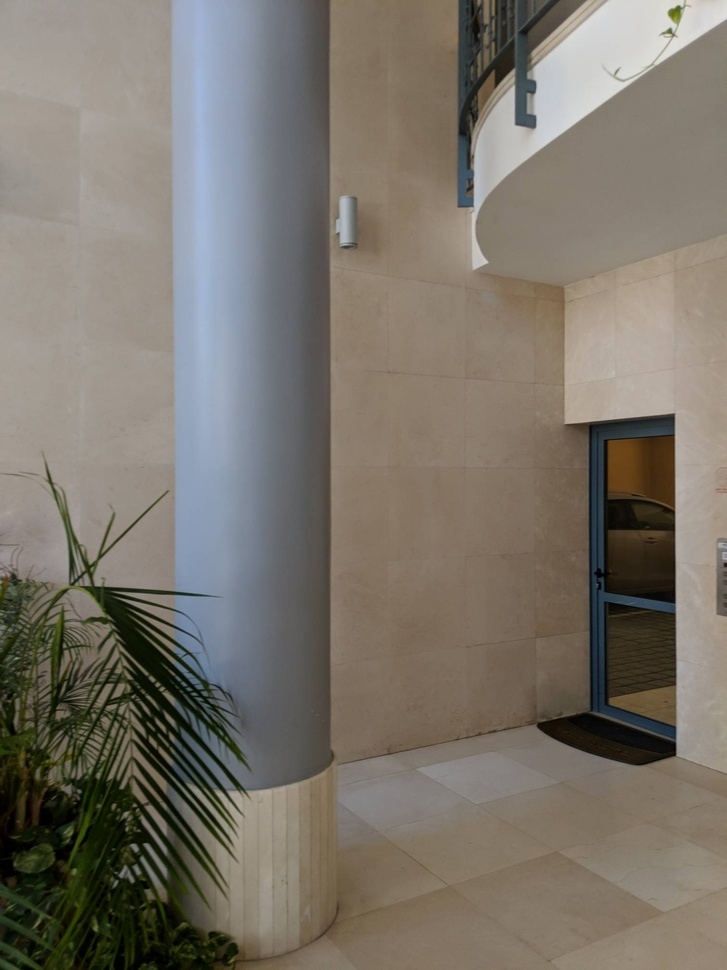
#> input picture Ass2/Images/Office/1.jpg, 727 x 970 px, shrunk from 1512 x 2016 before the run, found by its file name
$ python cyl.py
#> lines starting #> are read from the running program, lines starting #| are printed output that depends on the picture; after the words box and inside, x2 and y2 are one past the last pixel; in counts of white or black regions, pixels touching at a corner belong together
import cv2
import numpy as np

def preprocess_image(image):
    lab_image = cv2.cvtColor(image, cv2.COLOR_BGR2LAB)
    l_channel, a_channel, b_channel = cv2.split(lab_image)

    clahe = cv2.createCLAHE(clipLimit=2.0, tileGridSize=(8, 8))
    equalized_l_channel = clahe.apply(l_channel)

    equalized_lab_image = cv2.merge([equalized_l_channel, a_channel, b_channel])

    equalized_rgb_image = cv2.cvtColor(equalized_lab_image, cv2.COLOR_LAB2BGR)

    return equalized_rgb_image

def cylindrical_warp(img, K):
    h, w = img.shape[:2]
    map_x, map_y = np.meshgrid(np.arange(w), np.arange(h))
    map_x, map_y = map_x.astype(np.float32), map_y.astype(np.float32)

    # Unproject points from image plane to 3D space
    Xc = map_x - K[0, 2]
    Yc = map_y - K[1, 2]
    Zc = K[0, 0]

    # Project 3D points to cylindrical coordinates
    theta = np.arctan2(Xc, Zc)
    rho = Yc / np.sqrt(Xc**2 + Zc**2)

    # Map cylindrical coordinates to image coordinates
    map_x = rho * w
    map_y = (theta + np.pi) / (2 * np.pi) * h

    # Perform the remapping
    warped_img = cv2.remap(img, map_x, map_y, cv2.INTER_LINEAR)

    return warped_img

def detect_and_match_keypoints(img1, img2):
    sift = cv2.SIFT_create()

    kp1, des1 = sift.detectAndCompute(img1, None)
    kp2, des2 = sift.detectAndCompute(img2, None)

    bf = cv2.BFMatcher()

    matches = bf.knnMatch(des1, des2, k=2)

    good_matches = []
    for m, n in matches:
        if m.distance < 0.75 * n.distance:
            good_matches.append(m)

    src_pts = np.float32([kp1[m.queryIdx].pt for m in good_matches]).reshape(-1, 1, 2)
    dst_pts = np.float32([kp2[m.trainIdx].pt for m in good_matches]).reshape(-1, 1, 2)

    return src_pts, dst_pts

def estimate_homography(src_pts, dst_pts):
    H, _ = cv2.findHomography(src_pts, dst_pts, cv2.RANSAC, 5.0)
    return H

def main():
    img1 = cv2.imread('Images/Office/1.jpg')
#> img1 is the input picture: shape (970, 727, 3); mean B, G, R 106.5, 116.3, 122.6
    img2 = cv2.imread('Images/Office/3.jpg')
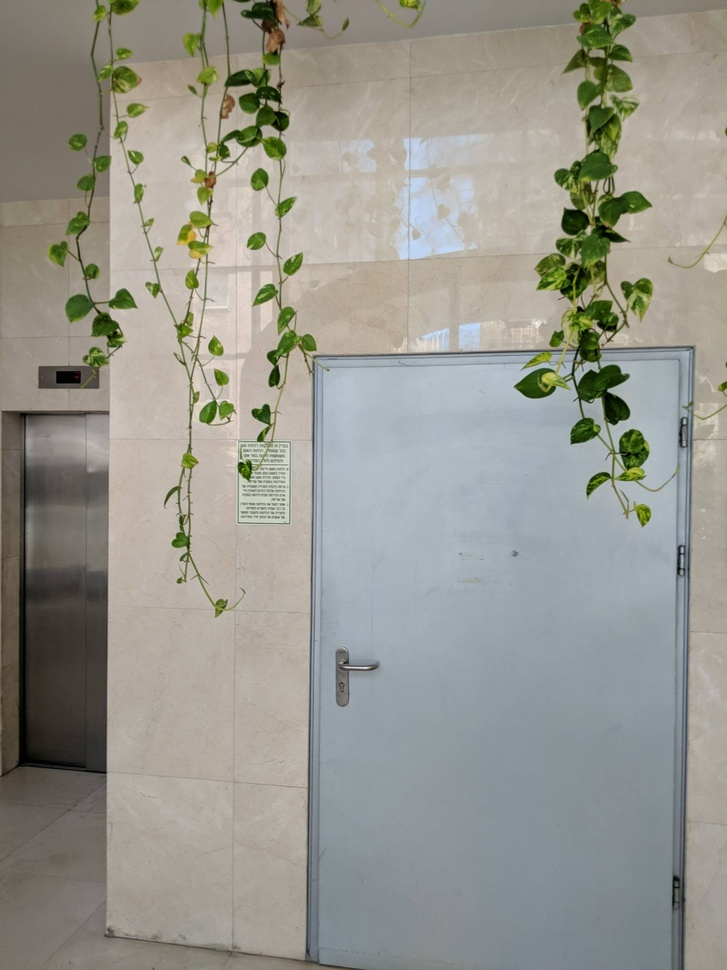
#> input picture Ass2/Images/Office/3.jpg, 727 x 970 px, shrunk from 1512 x 2016 before the run, found by its file name
#> img2 is the input picture: shape (970, 727, 3); mean B, G, R 142.4, 150.6, 151.2

    img1 = preprocess_image(img1)
#> in preprocess_image, `lab_image = cv2.cvtColor(image, cv2.COLOR_BGR2LAB)`: lab_image: shape (970, 727, 3); mean of channels 0, 1, 2 124.3, 128.9, 134.4
#> in preprocess_image, `equalized_l_channel = clahe.apply(l_channel)`:
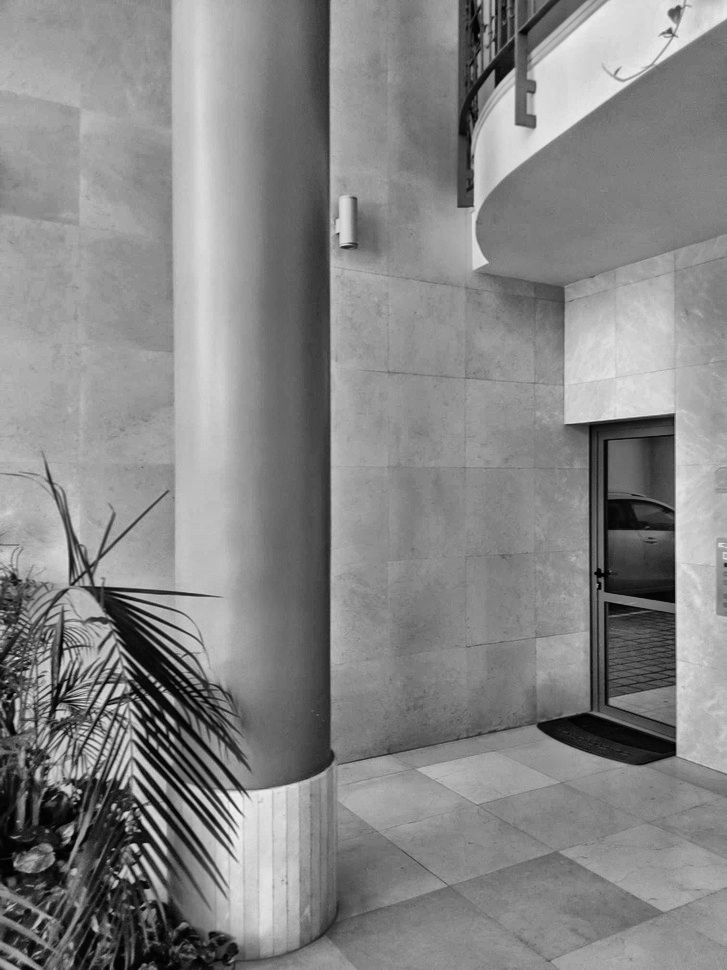
#> equalized_l_channel: shape (970, 727); min 0, max 239, mean 134.4
#> in preprocess_image, `equalized_lab_image = cv2.merge([equalized_l_channel, a_channel, b_cha..`: equalized_lab_image: shape (970, 727, 3); mean of channels 0, 1, 2 134.4, 128.9, 134.4
    img2 = preprocess_image(img2)
#> in preprocess_image (call 2), `lab_image = cv2.cvtColor(image, cv2.COLOR_BGR2LAB)`: lab_image: shape (970, 727, 3); mean of channels 0, 1, 2 157.8, 126.9, 132.5
#> in preprocess_image (call 2), `l_channel, a_channel, b_channel = cv2.split(lab_image)`:
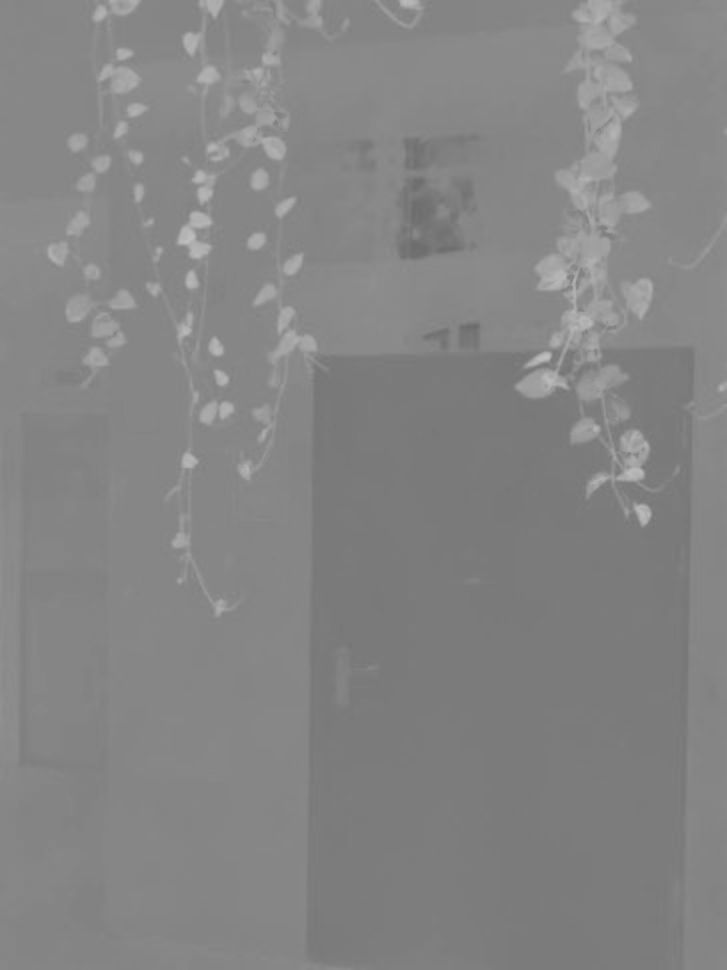
#> b_channel: shape (970, 727); min 107, max 191, mean 132.5
#> in preprocess_image (call 2), `equalized_l_channel = clahe.apply(l_channel)`:
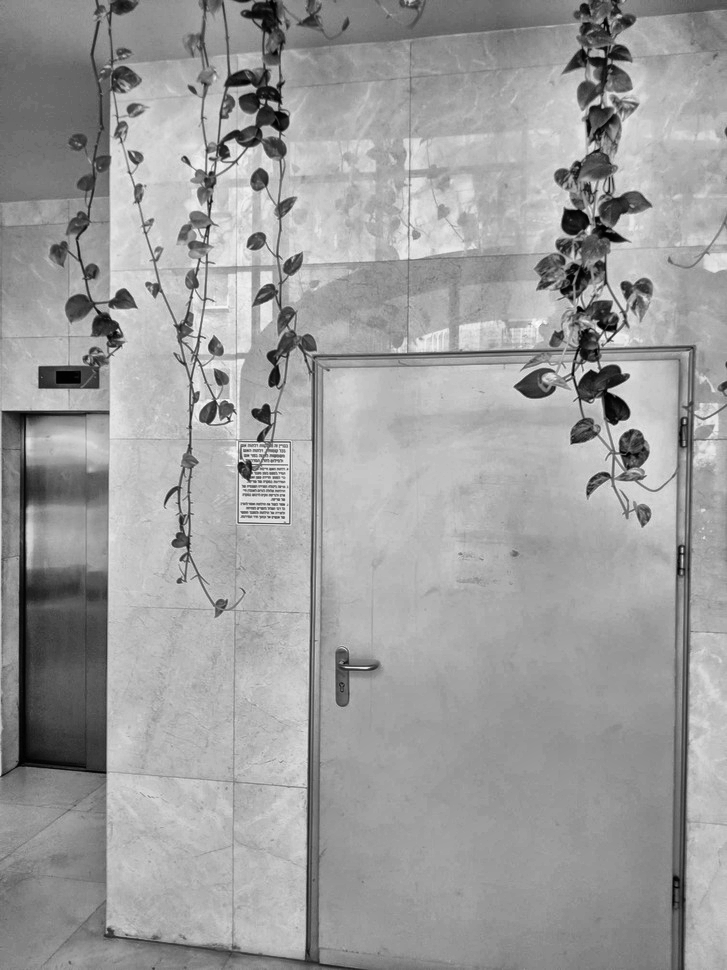
#> equalized_l_channel: shape (970, 727); min 0, max 254, mean 156.9
#> in preprocess_image (call 2), `equalized_lab_image = cv2.merge([equalized_l_channel, a_channel, b_cha..`: equalized_lab_image: shape (970, 727, 3); mean of channels 0, 1, 2 156.9, 126.9, 132.5

    # Define camera intrinsics (focal length and principal point)
    fx = 1000  # Focal length in pixels
    fy = 1000
    cx = img1.shape[1] / 2  # Principal point (image center)
#> cx = 363.5
    cy = img1.shape[0] / 2
#> cy = 485

    K = np.array([[fx, 0, cx],
                  [0, fy, cy],
                  [0,  0,  1]])

    # Perform cylindrical warping
    warped_img1 = cylindrical_warp(img1, K)
#> in cylindrical_warp, `theta = np.arctan2(Xc, Zc)`:
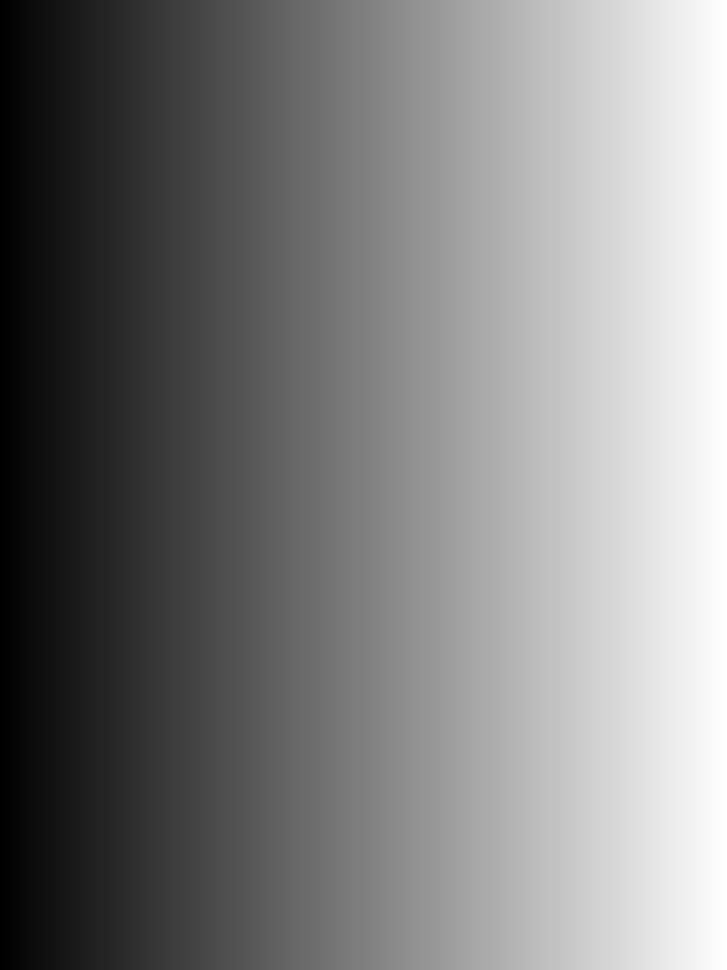
#> Xc: shape (970, 727) float32; min -363.5, max 362.5, mean -0.5; drawn with min black and max white
    warped_img2 = cylindrical_warp(img2, K)
#> in cylindrical_warp (call 2), `warped_img = cv2.remap(img, map_x, map_y, cv2.INTER_LINEAR)`:
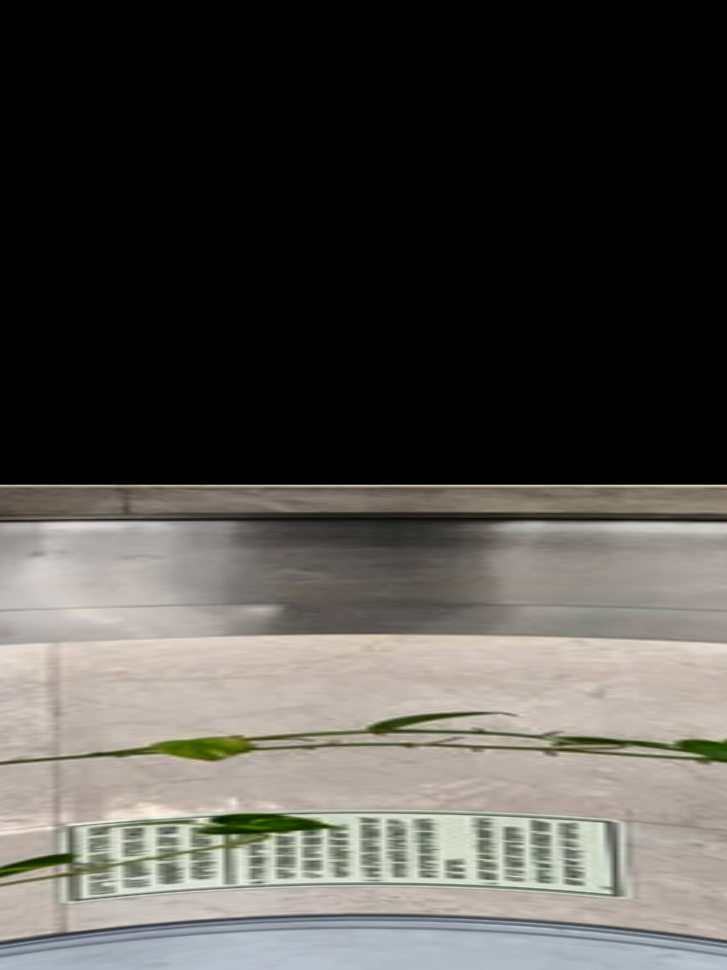
#> warped_img: shape (970, 727, 3); mean B, G, R 74.9, 79.2, 81.3

    # Detect and match keypoints
    src_pts, dst_pts = detect_and_match_keypoints(warped_img1, warped_img2)
#> in detect_and_match_keypoints, `kp1, des1 = sift.detectAndCompute(img1, None)`: kp1 = 15 keypoints; strongest (x, y, size): (307, 492, 13.5), (314, 496, 19.3), (268, 496, 19.5), (404, 716, 9.8)
#> in detect_and_match_keypoints, `kp2, des2 = sift.detectAndCompute(img2, None)`: kp2 = 422 keypoints; strongest (x, y, size): (229, 825, 17.7), (309, 826, 11), (218, 839, 7.3), (298, 836, 8.2)
#> in detect_and_match_keypoints, `matches = bf.knnMatch(des1, des2, k=2)`: matches = 15 matches
#> the loop in detect_and_match_keypoints, `for m, n in matches:` made 15 passes
#> after the loop in detect_and_match_keypoints, `for m, n in matches:`: good_matches = 4 matches
#> in detect_and_match_keypoints, `src_pts = np.float32([kp1[m.queryIdx].pt for m in good_matches]).resha..`: src_pts = [[271.5, 688.9], [330.2, 542.1], [473.7, 706.8], [500.4, 689.9]]
#> in detect_and_match_keypoints, `dst_pts = np.float32([kp2[m.trainIdx].pt for m in good_matches]).resha..`: dst_pts = [[305.7, 739.8], [507.1, 710.9], [507.1, 710.9], [507.1, 710.9]]

    # Estimate homography
    H = estimate_homography(src_pts, dst_pts)
#> in estimate_homography, `H, _ = cv2.findHomography(src_pts, dst_pts, cv2.RANSAC, 5.0)`: H = [[-0.115, -0.691, 507.1], [-0.162, -0.968, 710.9], [-0.000227, -0.00136, 1]]

    # Warp and stitch images
    h1, w1 = warped_img1.shape[:2]
#> h1 = 970; w1 = 727
    h2, w2 = warped_img2.shape[:2]
#> h2 = 970; w2 = 727

    panorama_width = max(w1, w2)
#> panorama_width = 727
    panorama_height = h1 + h2
#> panorama_height = 1940

    panorama = np.zeros((panorama_height, panorama_width, 3), dtype=np.uint8)
    panorama[:h1, :w1] = warped_img1
    panorama[:h2, :w2] = warped_img2
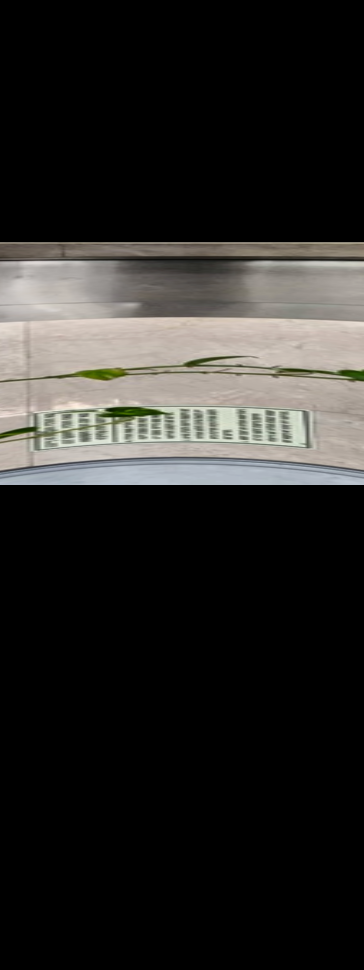
#> panorama: shape (1940, 727, 3) (shown at 1/2 size); mean B, G, R 37.4, 39.6, 40.7

    # Apply homography transformation
    for y in range(h2):
        for x in range(w2):
            point_homogeneous = np.dot(H, np.array([x, y, 1]))
            point_homogeneous /= point_homogeneous[2]
            px, py = int(point_homogeneous[0]), int(point_homogeneous[1])
            if 0 <= px < w1 and 0 <= py < h1:
                panorama[py, px] = warped_img2[y, x]
#> panorama: shape (1940, 727, 3); under 0.01% of pixels changed, all inside (x1, y1, x2, y2) = (507, 710, 508, 711)

    # Display result
    cv2.namedWindow('img', cv2.WINDOW_NORMAL)
    cv2.imshow('img', panorama)
    cv2.waitKey(0)
    cv2.destroyAllWindows()

if __name__ == "__main__":
    main()
